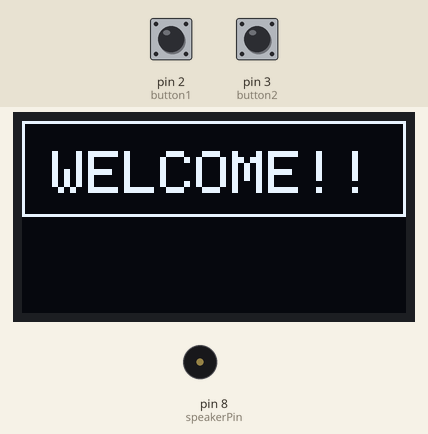
Recording of a sketch running on a simulated Arduino Uno, built with avr-gcc and run on an emulated ATmega328P. On the bench: 128×64 one-colour display, buzzer (waves = sounding). The inputs (shaded band) are chosen by the test bench; at power-on: pin 2 (button1) HIGH, pin 3 (button2) HIGH.

Above: at 0.2 s.
At 1.4 s:
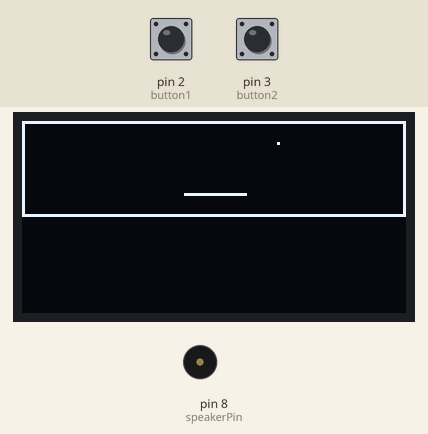
1.5 s: pin 2 (button1) pulled LOW for 0.45 s
At 4.1 s:
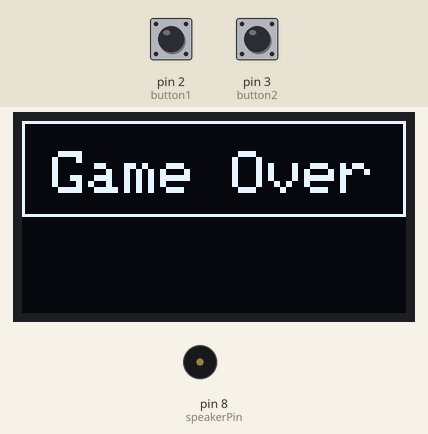
Timing chart, 0 to 5.6 s (numbered marks = the images above; inputs shaded):
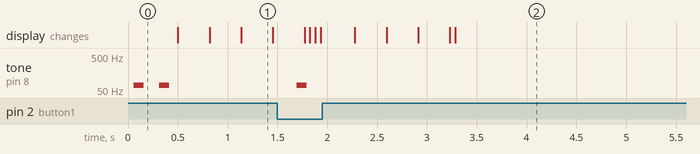

Measured:
- after the input at 1.5 s, tone on pin 8 (speakerPin): silent → 70 Hz after 0.19 s, → silent 0.10 s later
- by itself, tone on pin 8 (speakerPin): alternates 70 Hz for 0.10 s and silent for 0.16 s, 4 changes in all, then stays silent

The sketch:

ponggame_4.ino
```cpp
#include<Wire.h>
#include<Adafruit_GFX.h>
#include<Adafruit_SSD1306.h>
#define OLED_RESET -1
Adafruit_SSD1306 OLED(OLED_RESET) ;
int speakerPin = 8;

double xstart = 54;
int ystart = 24;
double xfinish = 74;
int yfinish = 24;

int xBall = 54; //position ball
int yBall = 20;

int button1 = 2;
int button2 = 3;

double yBallbouncing = 1; //ค่าy
double xBallbouncing = 0; //ค่าx

void ball(){
  if(xBall>=xstart && xBall<=xfinish&&yBall == 24) //check ball
  {
    xBallbouncing=(xBall-(xfinish/2))/21.f;
    yBallbouncing=-1;  //up-down
    tone(speakerPin,70,100);
  }
  if(yBall<1)
  {
    yBallbouncing=-yBallbouncing;
  }
  if(xBall<1||xBall>126){
    xBallbouncing=-xBallbouncing; //x
  }
  yBall += yBallbouncing;
  xBall += xBallbouncing*2; // update
  OLED.drawPixel(xBall,yBall,WHITE);

}


void drawline()
{
  OLED.clearDisplay();
  OLED.drawRect(0,0,128,32,WHITE);
  OLED.drawLine(xstart,ystart,xfinish,yfinish,WHITE);
  ball();
  OLED.display() ;
  if(digitalRead(button1) == LOW)
  {
    OLED.clearDisplay();
    if(xfinish <= 126)
  {
      xstart = xstart+10;
      xfinish = xfinish+10;
  }
    OLED.drawRect(0,0,128,32,WHITE);
    OLED.drawLine(xstart,ystart,xfinish,yfinish,WHITE);
    OLED.drawPixel(xBall,yBall,WHITE);
    OLED.display() ;
  }
  if(digitalRead(button2) == LOW)
  {
    OLED.clearDisplay();
    if(xfinish >= 0) {
    xstart = xstart-10;
    xfinish = xfinish-10;
  }
  OLED.drawRect(0,0,128,32,WHITE);
  OLED.drawPixel(xBall,yBall,WHITE);
  OLED.drawLine(xstart,ystart,xfinish,yfinish,WHITE);
  OLED.display() ;
  }
}
void setup()
{
  Serial.begin(115200) ;
  OLED.begin(SSD1306_SWITCHCAPVCC, 0x3C) ;
  pinMode(button1,INPUT_PULLUP);
  pinMode(button2,INPUT_PULLUP);

  OLED.clearDisplay();
  OLED.setTextColor(WHITE);
  OLED.drawRect(0,0,128,32,WHITE);
  OLED.setCursor(10,10);
  OLED.setTextSize(2);
  OLED.println("WELCOME!!");
  OLED.display();
  tone(speakerPin,70,100);
  delay(150);
  OLED.clearDisplay();
}
void loop()
{
  drawline();
  if(yBall > 29)
  {
    OLED.clearDisplay();
    OLED.drawRect(0,0,128,32,WHITE);
    OLED.setCursor(10,10);
    OLED.setTextColor(WHITE);
    OLED.setTextSize(2);
    OLED.println("Game Over");
    OLED.display();
    delay(5000);
  }
 }
```
